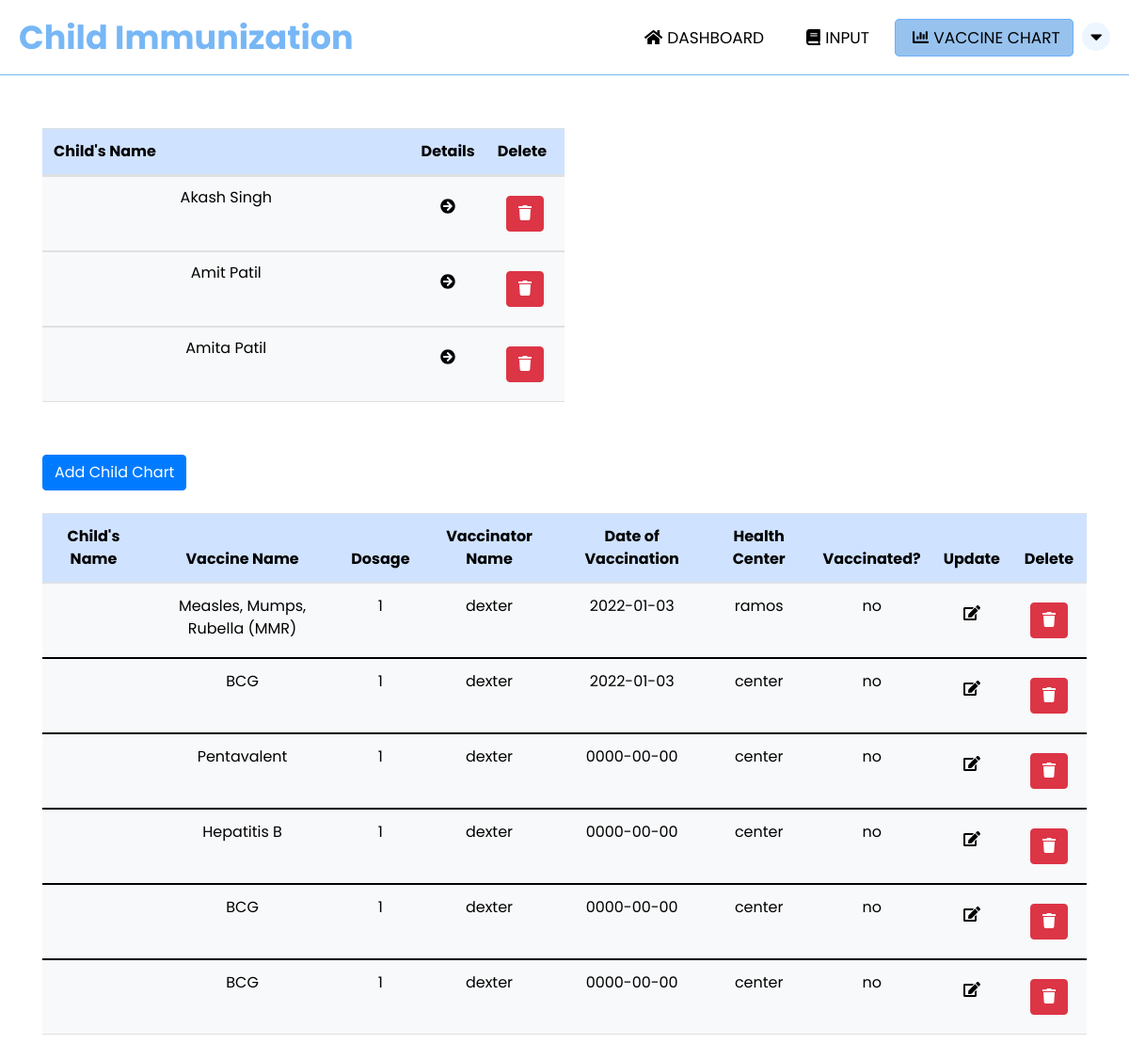
Page /admin_chart.php on the earlier database version.
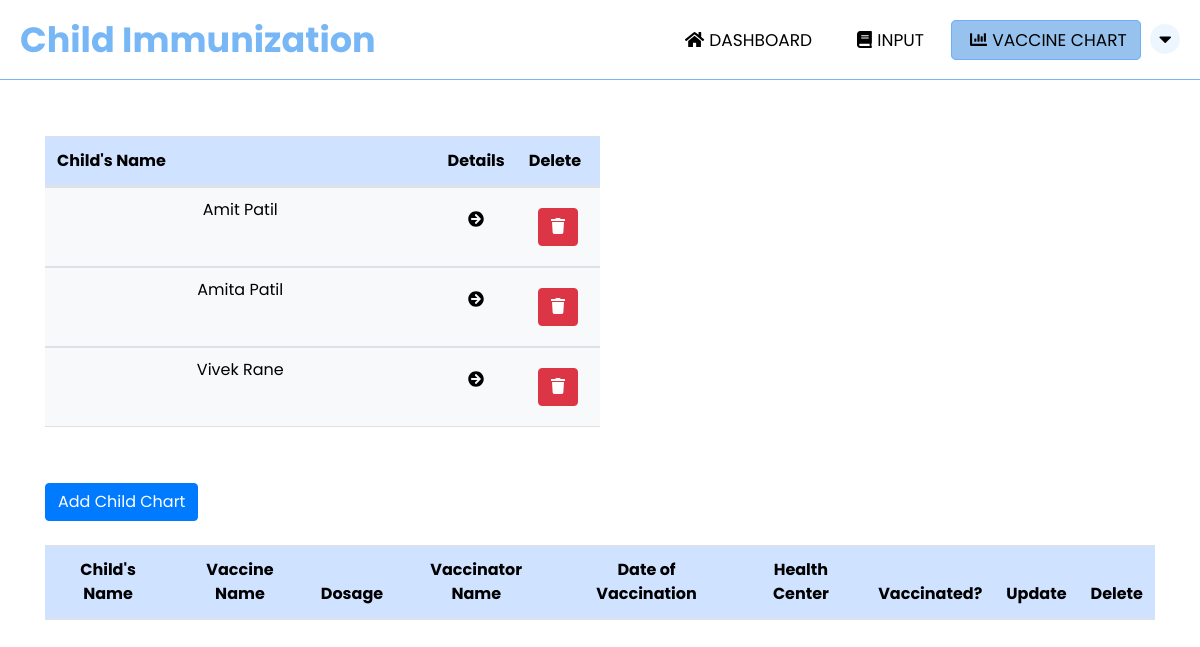
Same page on the later database version.
### tables this page shows
CREATE TABLE `child_tbl` (
  `child_id` int(11) NOT NULL,
  `parent_id` int(11) NOT NULL,
  `firstname` varchar(50) NOT NULL,
  `lastname` varchar(50) NOT NULL,
  `middlename` varchar(50) NOT NULL,
  `dateofbirth` date NOT NULL,
  `placeofbirth` varchar(100) NOT NULL,
  `address` varchar(50) NOT NULL,
  `fathername` varchar(50) NOT NULL,
  `mothername` varchar(50) NOT NULL,
  `birthheight` int(11) NOT NULL,
  `birthweight` int(11) NOT NULL,
  `sex` varchar(50) NOT NULL
);

CREATE TABLE `chart` (
  `chart_id` int(11) NOT NULL,
  `child_id` int(11) NOT NULL,
  `vaccine_id` int(11) NOT NULL,
  `dose` int(11) NOT NULL,
  `healthcare_id` int(11) NOT NULL,
  `dateofvaccination` date NOT NULL,
  `healthcenter_id` int(11) NOT NULL,
  `vaccinated` varchar(3) NOT NULL
);

CREATE TABLE `vaccine` (
  `vaccine_id` int(11) NOT NULL,
  `vaccinename` varchar(50) NOT NULL
);

CREATE TABLE `healthcare_info` (
  `healthcare_id` int(11) NOT NULL,
  `vaccinatorname` varchar(50) NOT NULL
);

CREATE TABLE `healthcenter_tbl` (
  `healthcenter_id` int(11) NOT NULL,
  `healthcenter` varchar(255) NOT NULL
);

### admin_chart.php (the view, shortened to what the changed rows need)
<?php
include "PHP/connection.php";
?>
<!DOCTYPE html>
<html lang="en">
<head>
    <link rel="stylesheet" href="https://cdnjs.cloudflare.com/ajax/libs/font-awesome/4.7.0/css/font-awesome.min.css">
    <link rel="stylesheet" href="path/to/font-awesome/css/font-awesome.min.css">
    <link href="https://cdn.jsdelivr.net/npm/bootstrap@5.1.3/dist/css/bootstrap.min.css" rel="stylesheet">
    <link rel="stylesheet" href="CSS/admin_chart.css">
    <link rel="stylesheet" href="https://cdnjs.cloudflare.com/ajax/libs/twitter-bootstrap/4.1.1/css/bootstrap.css">
   <link rel="stylesheet" href="https://cdn.datatables.net/1.10.19/css/dataTables.bootstrap4.min.css">
   <link rel="stylesheet" href="https://cdn.datatables.net/responsive/2.2.3/css/responsive.bootstrap.min.css">
   <link rel="stylesheet" href="https://cdn.datatables.net/fixedheader/3.2.0/css/fixedHeader.dataTables.min.css">
</head>
<body>
<div class="container" style="overflow-x: auto">
    <table id="example" class="table table-primary table-hover" style="width:50%;">
        <thead>
            <tr>
              <th>Child's Name</th>
              <th style="width: 10%">Details</th>
              <th style="width: 15%">Delete</th>
            </tr>
        </thead>
        <tbody class="table table-light" style="line-height: 20px">
            <?php
            $sql = "SELECT * FROM child_tbl";
            $stmt = $con->prepare($sql);
            $stmt->execute();
            $result = $stmt->get_result();
            while ($row = $result->fetch_assoc()) { ?>
            <tr>
                <td><?php echo $row['firstname'] . "  " . $row['lastname']; ?></td>
                <td><button id="id-<?php echo $row['child_id']; ?>" type="button" class="btn btn-primary view_chart" style="color: black; border: none">
                <i class="fa fa-arrow-circle-right"></i>
                </button></td>
                <td>
                <form action="PHP/delete.php" method="POST">
                    <button type="submit" name="delete_child" class="btn btn-danger"><a href="PHP/delete.php"></a><i class="fa fa-trash"></i></button>
                </form>
                </td>
            </tr>
            <?php }
            ?>
        </tbody>
    </table>
</div>
<div class="container" style="overflow-x: auto">
        <br><br>
  <table id="example" class="table table table-hover" style="width:100%">
      <thead class="table table-primary">
          <tr>
              <th>Child's Name</th>
              <th>Vaccine Name</th>
              <th>Dosage</th>
              <th>Vaccinator Name</th>
              <th>Date of Vaccination</th>
              <th>Health Center</th>
              <th>Vaccinated?</th>
              <th>Update</th>
              <th>Delete</th>
          </tr>
      </thead>
      <tbody class="table table-light">
          <?php
          $sql = "SELECT *, child_tbl.firstname, child_tbl.lastname, vaccine.vaccinename, healthcare_info.vaccinatorname, chart.dateofvaccination, healthcenter_tbl.healthcenter
         FROM ((((chart
         LEFT JOIN child_tbl ON chart.child_id = child_tbl.child_id)
         LEFT JOIN vaccine ON chart.vaccine_id = vaccine.vaccine_id)
         LEFT JOIN healthcare_info ON chart.healthcare_id = healthcare_info.healthcare_id)
         LEFT JOIN  healthcenter_tbl ON chart.healthcenter_id = healthcenter_tbl.healthcenter_id)
         ";
          $stmt = $con->prepare($sql);
          $stmt->execute();
          $result = $stmt->get_result();
          while ($row = $result->fetch_assoc()) { ?>
          <tr>
              <td><?php echo $row['firstname'] . '  ' . $row['lastname']; ?></td>
              <td><?php echo $row['vaccinename']; ?></td>
              <td><?php echo $row['dose']; ?></td>
              <td><?php echo $row['vaccinatorname']; ?></td>
              <td><?php echo $row['dateofvaccination']; ?></td>
              <td><?php echo $row['healthcenter']; ?></td>
              <td><?php echo $row['vaccinated']; ?></td>
              <td><button id="id-<?php echo $row['chart_id']; ?>" type="button" class="btn btn-primary editbtn" style="color: black; border: none;">
              <i class="fas fa-edit"></i>
              </button></td>
              <td>
              <form action="PHP/delete.php" method="POST">
                  <button type="submit" name="delete_chart" class="btn btn-danger"><a href="PHP/delete.php"></a><i class="fa fa-trash"></i></button>
              </form>
              </td>
          </tr>
          <?php }
          ?>
      </tbody>
  </table>
</div>
</body>
</html>

Differences in the rows shown:
removed child_tbl: firstname "Akash", lastname "Singh"
removed chart: vaccine.vaccinename "Measles, Mumps, Rubella (MMR)", dose "1", healthcare.vaccinatorname "dexter", dateofvaccination "2022-01-03", healthcenter.healthcenter "ramos", vaccinated "no"
removed chart: vaccine.vaccinename "BCG", dose "1", healthcare.vaccinatorname "dexter", dateofvaccination "2022-01-03", healthcenter.healthcenter "center", vaccinated "no"
removed chart: vaccine.vaccinename "Pentavalent", dose "1", healthcare.vaccinatorname "dexter", dateofvaccination "0000-00-00", healthcenter.healthcenter "center", vaccinated "no"
removed chart: vaccine.vaccinename "Hepatitis B", dose "1", healthcare.vaccinatorname "dexter", dateofvaccination "0000-00-00", healthcenter.healthcenter "center", vaccinated "no"
removed chart: vaccine.vaccinename "BCG", dose "1", healthcare.vaccinatorname "dexter", dateofvaccination "0000-00-00", healthcenter.healthcenter "center", vaccinated "no"
removed chart: vaccine.vaccinename "BCG", dose "1", healthcare.vaccinatorname "dexter", dateofvaccination "0000-00-00", healthcenter.healthcenter "center", vaccinated "no"
added child_tbl: firstname "Vivek", lastname "Rane"
